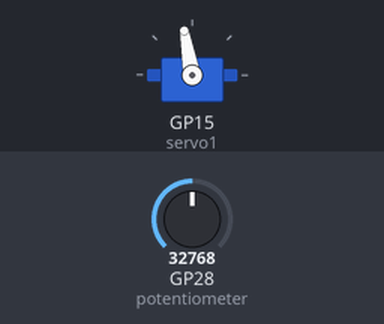
A program run on a simulated Raspberry Pi Pico running MicroPython. Parts: servo. The test bench sets the inputs (shaded band); at power-on: GP28 (potentiometer) = 32768 (analog values on the 0–65535 scale). Servo angles are drawn from the pulse width (0.5 ms = 0°, 2.5 ms = 180°).

Above: at 1.2 s.
1.3 s: GP28 (potentiometer) set to 45874
At 1.9 s:
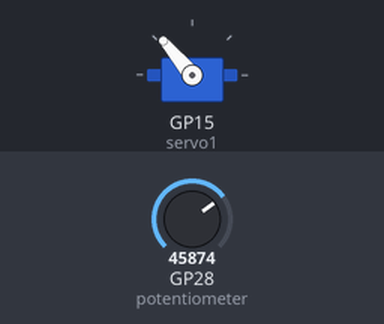
2.8 s: GP28 (potentiometer) set to 57670
At 3.1 s:
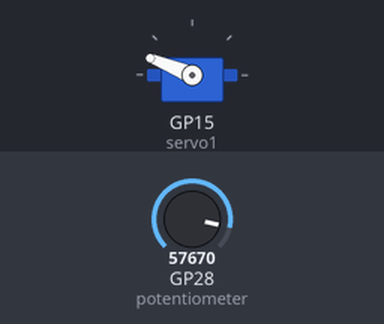
4.3 s: GP28 (potentiometer) set to 65535
At 5.4 s:
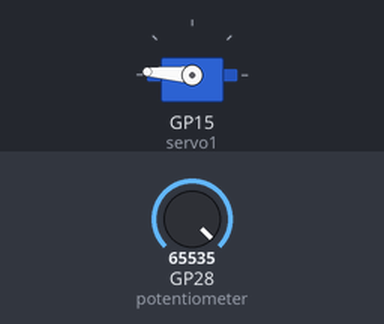
5.8 s: GP28 (potentiometer) set to 19660
At 6.6 s:
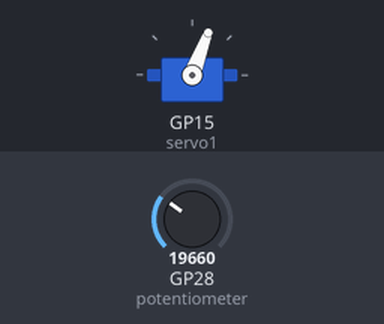
7.3 s: GP28 (potentiometer) set to 7864
At 7.7 s:
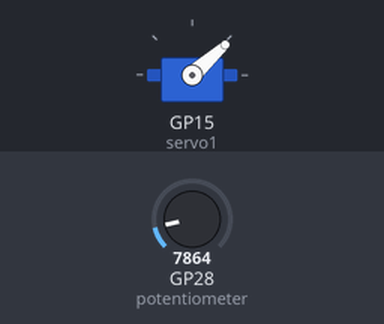
8.8 s: GP28 (potentiometer) set to 32767
At 10.0 s:
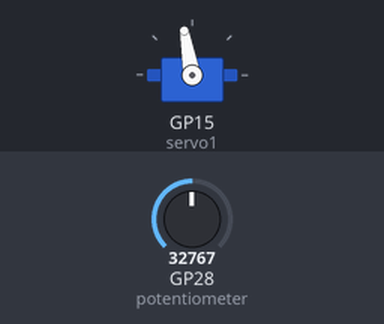
Timing chart, 0 to 11.3 s (numbered marks = the images above; inputs shaded):
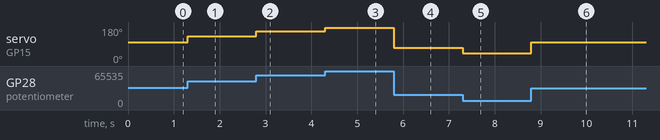

Measured:
- after the input at 1.3 s, servo on GP15 (servo1): 100° → 130° at once
- after the input at 2.8 s, servo on GP15 (servo1): 130° → 158° at once
- after the input at 4.3 s, servo on GP15 (servo1): 158° → 176° at once
- after the input at 5.8 s, servo on GP15 (servo1): 176° → 69° at once
- after the input at 7.3 s, servo on GP15 (servo1): 69° → 42° at once
- after the input at 8.8 s, servo on GP15 (servo1): 42° → 100° at once

The program:

buch-rpi-pico-kap4-servo.py
```python
# Pico - Servo gesteuert über Analog
# Datei: buch-rpi-pico-kap4-servo.py

import machine
import utime
from servo import Servo

# Variablen
potentiometer = machine.ADC(28)
servo1 = Servo(15)

while True:
    pwm=potentiometer.read_u16()
    pos=int(pwm/64)
    servo1.goto(pos)
```

servo.py
```python
from machine import Pin, PWM


class Servo:
    """ A simple class for controlling a 9g servo with the Raspberry Pi Pico.

    Attributes:

        minVal: An integer denoting the minimum duty value for the servo motor.

        maxVal: An integer denoting the maximum duty value for the servo motor.

    """

    def __init__(self, pin: int or Pin or PWM, minVal=2500, maxVal=8050):
        """ Creates a new Servo Object.

        args:

            pin (int or machine.Pin or machine.PWM): Either an integer denoting the number of the GPIO pin or an already constructed Pin or PWM object that is connected to the servo.

            minVal (int): Optional, denotes the minimum duty value to be used for this servo.

            maxVal (int): Optional, denotes the maximum duty value to be used for this servo.

        """

        if isinstance(pin, int):
            pin = Pin(pin, Pin.OUT)
        if isinstance(pin, Pin):
            self.__pwm = PWM(pin)
        if isinstance(pin, PWM):
            self.__pwm = pin
        self.__pwm.freq(50)
        self.minVal = minVal
        self.maxVal = maxVal

    def deinit(self):
        """ Deinitializes the underlying PWM object.

        """
        self.__pwm.deinit()

    def goto(self, value: int):
        """ Moves the servo to the specified position.

        args:

            value (int): The position to move to, represented by a value from 0 to 1024 (inclusive).

        """
        if value < 0:
            value = 0
        if value > 1024:
            value = 1024
        delta = self.maxVal-self.minVal
        target = int(self.minVal + ((value / 1024) * delta))
        self.__pwm.duty_u16(target)

    def middle(self):
        """ Moves the servo to the middle.
        """
        self.goto(512)

    def free(self):
        """ Allows the servo to be moved freely.
        """
        self.__pwm.duty_u16(0)
```
